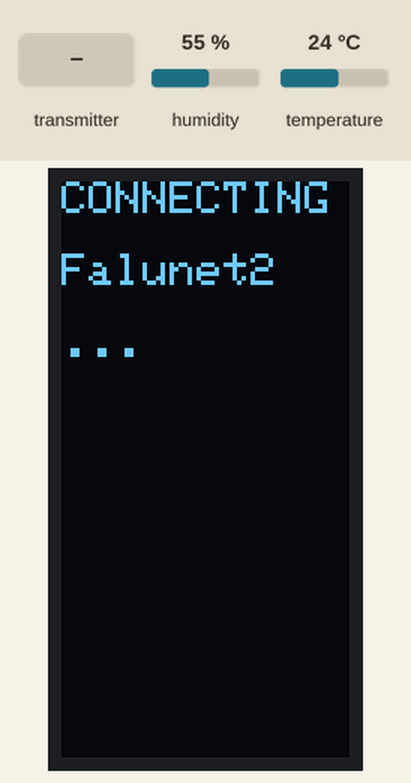
Bench run of a sketch on a simulated ESP8266 (NodeMCU). Parts: 64×128 one-colour display. The test bench sets the inputs (shaded band); at power-on: temperature 24 °C, humidity 55 %. WiFi joins after 1.5 s; servers stay silent unless stated; the local clock reads 2024-03-15 10:24:30 at power-on unless the sketch sets it; no radio packets arrive unless stated.

Above: at 3.2 s.
4.9 s: the transmitter starts sending msg.0 = 25
At 14.6 s:
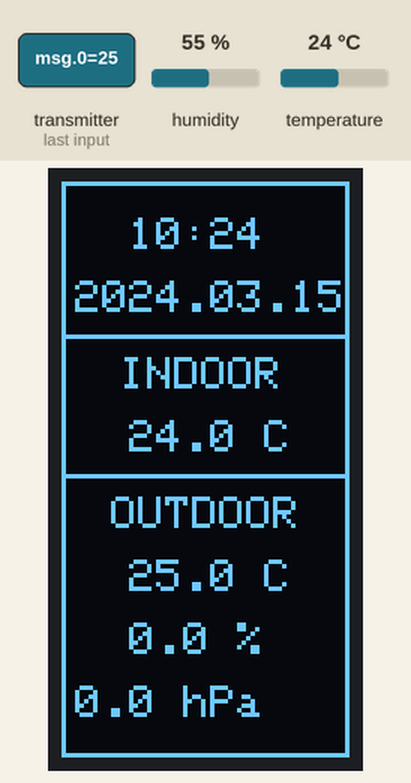
15.1 s: temperature set to 12 °C
At 24.7 s:
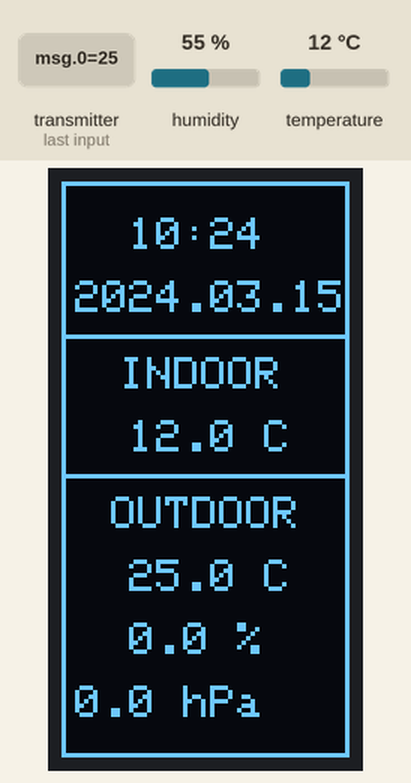
25.2 s: the transmitter starts sending msg.1 = 25
At 34.9 s:
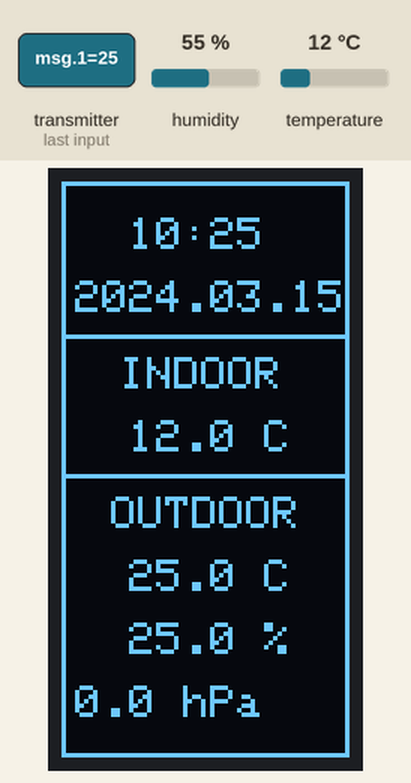
35.2 s: the transmitter starts sending msg.2 = 25
At 44.9 s:
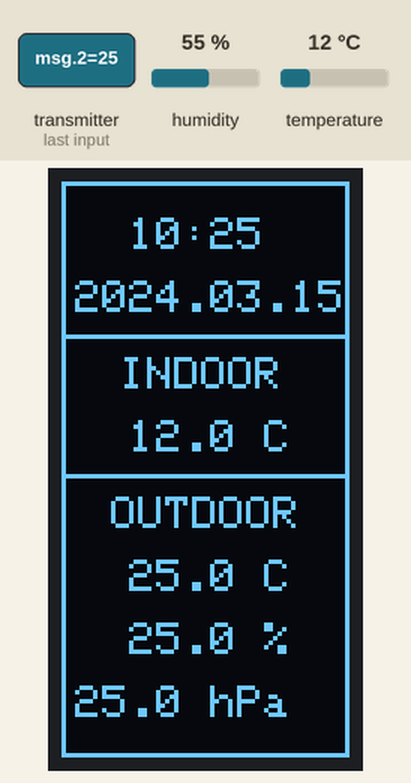
45.2 s: the transmitter starts sending msg.0 = 0
At 55.0 s:
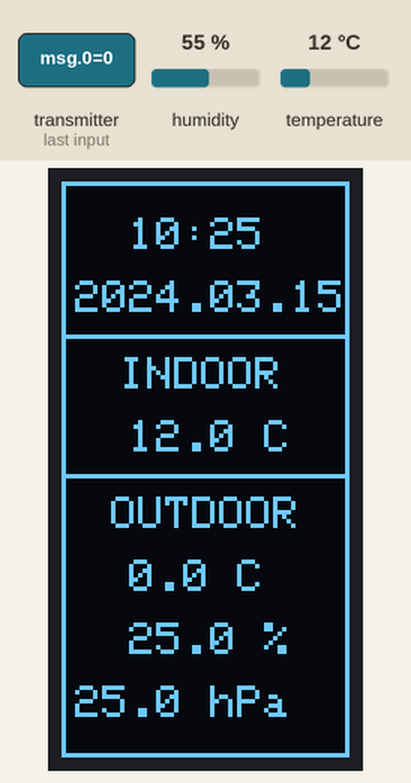
55.3 s: the transmitter starts sending msg.1 = 0
At 64.2 s:
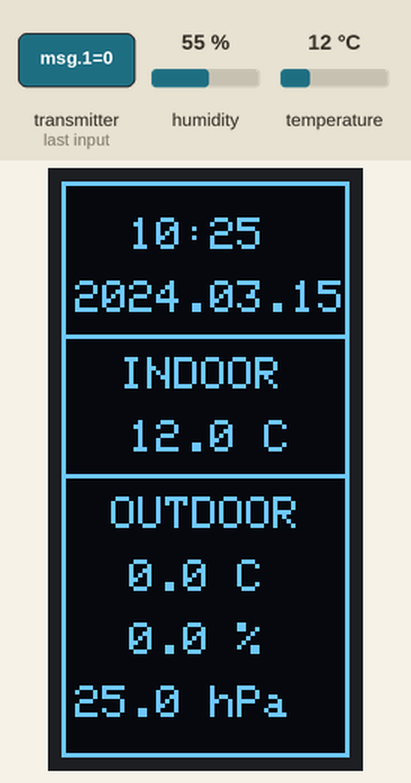
Timing chart, 0 to 65.7 s (numbered marks = the images above; inputs shaded):
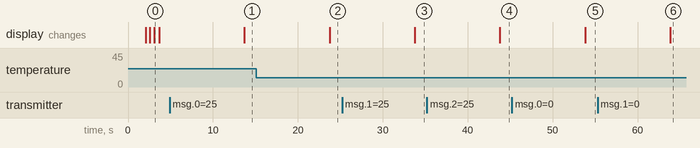

Measured:
- after the input at 4.9 s, the display: changes after 8.8 s (image 1)
- after the input at 15.1 s, the display: changes after 8.6 s (image 2)
- after the input at 25.2 s, the display: changes after 8.6 s (image 3)
- after the input at 35.2 s, the display: changes after 8.6 s (image 4)
- after the input at 45.2 s, the display: changes after 8.6 s (image 5)
- after the input at 55.3 s, the display: changes after 8.6 s (image 6)
- what the display in image 0 shows lasts 0.6 s, from 3.1 s to 3.7 s

The sketch:

Dbz_Weather_Station_RX.ino
```cpp
//Includes
#include <SPI.h>
#include <Wire.h>
#include <ESP8266WiFi.h>
#include "DHTesp.h"
#include "RF24.h"
#include <Adafruit_GFX.h>
#include <Adafruit_SSD1306.h>
#include <RtcDS3231.h>
#include <ESP8266HTTPClient.h>

//Defines
#define CE_PIN D4
#define CSN_PIN D8
#define DHT_PIN D3
#define OLED_RESET LED_BUILTIN

//Variables
uint64_t pipe = 0xE8E8F0F0E1LL;
char ssid[] = "Falunet2";
char WifiPassword[] = "19850317";
char access_code[] = "14815162342";

const int postingInterval = 600; //in every 10 minutes (600 seconds)
const int measuringInterval = 10 * 1000; //in every 10 seconds
const int outdoorCheckInterval = 30; //must be transmission in 30 times measuring
int outdoorCheckCounter = 0;
int measuringCounter = 0;
int connectingCounter = 0;
bool isWiFiConnected = false;
bool isOutdoorUnitOK = false;
double msg[3];
double in_temp, in_hum, out_temp, out_hum, pres;
double in_temp_prev, in_hum_prev, out_temp_prev, out_hum_prev, pres_prev;
int year, month, day, hour, minute, minute_prev;

//ETC
Adafruit_SSD1306 display(OLED_RESET);
RtcDS3231<TwoWire> rtc(Wire);
DHTesp dht;
RF24 radio(CE_PIN, CSN_PIN);

void setup()
{
  Serial.begin(9600);
  dht.setup(DHT_PIN, DHTesp::DHT22);
  delay(dht.getMinimumSamplingPeriod());
  radio.begin();
  radio.openReadingPipe(1,pipe);
  radio.startListening();
  rtc.Begin();
  rtc.Enable32kHzPin(false);
  rtc.SetSquareWavePin(DS3231SquareWavePin_ModeNone);
  display.begin(SSD1306_SWITCHCAPVCC, 0x3C);
  display.setRotation(1);
  display.setTextSize(1);
  display.setTextColor(WHITE);
  display.clearDisplay();
  display.println("CONNECTING");
  display.println();
  display.println(ssid);
  display.println();
  WiFi.begin(ssid, WifiPassword);
  while ((WiFi.status() != WL_CONNECTED) && (connectingCounter < 10))
  {
    display.print(".");
    display.display();
    delay(500);
    connectingCounter++;
  }
  if (WiFi.status() == WL_CONNECTED)
  {
    isWiFiConnected = true;
  }
  display.clearDisplay();
}

void loop()
{
  CollectingValues();
  if (measuringCounter == postingInterval)
  {
    if (isWiFiConnected && isOutdoorUnitOK) SendDatasToWifi();
    measuringCounter = 0;
  }
  if (CheckDifferences()) RefreshDisplay();
  delay(measuringInterval);
  measuringCounter++;
  ActualizePrevValues();
  //Debugger();
}

void Debugger()
{
  Serial.print("measuringCounter: ");
  Serial.println(measuringCounter);
  Serial.print("outdoorCheckCounter: ");
  Serial.println(outdoorCheckCounter);
  Serial.print("isOutdoorUnitOK: ");
  Serial.println(isOutdoorUnitOK);
}

void CollectingValues()
{
  //IN DHT values
  in_temp = dht.getTemperature();
  in_hum = dht.getHumidity();

  //IN RTC values
  RtcDateTime now = rtc.GetDateTime();
  year = now.Year();
  month = now.Month();
  day = now.Day();
  hour = now.Hour();
  minute = now.Minute();

  //OUT values
  if( radio.available())
  {
    radio.read( &msg, sizeof(msg) );
    out_temp = msg[0];
    out_hum = msg[1];
    pres = msg[2];
    OutdoorTransmissionWasOK();
  }
  else
    OutdoorTransmissionWasNotOK();
}

void SendDatasToWifi()
{
  HTTPClient http;
  String uri = "http://something.com/writer.php";
  String data = "?access_code=";
  data += access_code;
  data += "&in_temp=";
  data += in_temp;
  data += "&in_hum=";
  data += in_hum;
  data += "&out_temp=";
  data += out_temp;
  data += "&out_hum=";
  data += out_hum;
  data += "&pres=";
  data += pres;

  bool httpResult = http.begin(uri + data);
  if (!httpResult)
  {
    Serial.println("Invalid HTTP request:");
    Serial.println(uri + data);
  }
  int httpCode = http.GET();
  if (httpCode > 0) // Request has been made
  {
    Serial.printf("HTTP status: %d\n", httpCode);
    String payload = http.getString();
    Serial.println(payload);
  }
  else // Request could not be made
  {
    Serial.printf("HTTP request failed. Error: %s\r\n", http.errorToString(httpCode).c_str());
  }
  http.end();
}

bool CheckDifferences()
{
  if (  (in_temp_prev  != in_temp)  ||
        (in_hum_prev   != in_hum)   ||
        (out_temp_prev != out_temp) ||
        (out_hum_prev  != out_hum)  ||
        (pres_prev     != pres)     ||
        (minute_prev   != minute)   )
    return true;
  else
    return false;
}

void ActualizePrevValues()
{
  in_temp_prev  = in_temp;
  in_hum_prev   = in_hum;
  out_temp_prev = out_temp;
  out_hum_prev  = out_hum;
  pres_prev     = pres;
  minute_prev   = minute;
}

void RefreshDisplay()
{
  //Clear the display
  display.clearDisplay();

  //Draw the lines
  display.drawLine(0, 0, 63, 0, WHITE);
  display.drawLine(63, 0, 63, 127, WHITE);
  display.drawLine(63, 127, 0, 127, WHITE);
  display.drawLine(0, 127, 0, 0, WHITE);
  display.drawLine(0, 34, 63, 34, WHITE);
  display.drawLine(0, 65, 63, 65, WHITE);

  //Display the numbers

  //Hour, Minute
  if (hour < 10)
  {
    if (minute < 10)
    {
      display.setCursor(19, 8);
      display.print(String(hour) + String(":0") + String(minute));
    }
    else
    {
      display.setCursor(19, 8);
      display.print(String(hour) + String(":") + String(minute));
    }
  }
  else
  {
    if (minute < 10)
    {
      display.setCursor(15, 8);
      display.print(String(hour) + String(":0") + String(minute));
    }
    else
    {
      display.setCursor(15, 8);
      display.print(String(hour) + String(":") + String(minute));
    }
  }

  //Year, Month, Day
  if (month < 10)
  {
    if (day < 10)
    {
      display.setCursor(3, 22);
      display.print(String(year) + String(".0") + String(month) + String(".0") + String(day));
    }
    else
    {
      display.setCursor(3, 22);
      display.print(String(year) + String(".0") + String(month) + String(".") + String(day));
    }
  }
  else
  {
    if (day < 10)
    {
      display.setCursor(3, 22);
      display.print(String(year) + String(".") + String(month) + String(".0") + String(day));
    }
    else
    {
      display.setCursor(3, 22);
      display.print(String(year) + String(".") + String(month) + String(".") + String(day));
    }
  }

  //Indoor weather
  display.setCursor(13, 39);
  display.print("INDOOR");
  display.setCursor(15, 53);
  display.print(String(in_temp, 1) + String(" C"));
  //Outdoor weather
  display.setCursor(11, 70);
  display.print("OUTDOOR");
  if (isOutdoorUnitOK)
  {
    display.setCursor(15, 84);
    display.print(String(out_temp, 1) + String(" C"));
    display.setCursor(15, 98);
    display.print(String(out_hum, 1) + String(" %"));
    display.setCursor(3, 112);
    display.print(String(pres, 1) + String(" hPa"));
  }
  else
  {
    display.setCursor(9, 98);
    display.print("NO DATA!");
  }
  display.display();
}

void OutdoorTransmissionWasOK()
{
  outdoorCheckCounter = 0;
  isOutdoorUnitOK = true;
}

void OutdoorTransmissionWasNotOK()
{
  outdoorCheckCounter++;
  if (outdoorCheckCounter > outdoorCheckInterval)
  {
    isOutdoorUnitOK = false;
    outdoorCheckCounter = outdoorCheckInterval +1;
    RefreshDisplay();
  }
}
```
